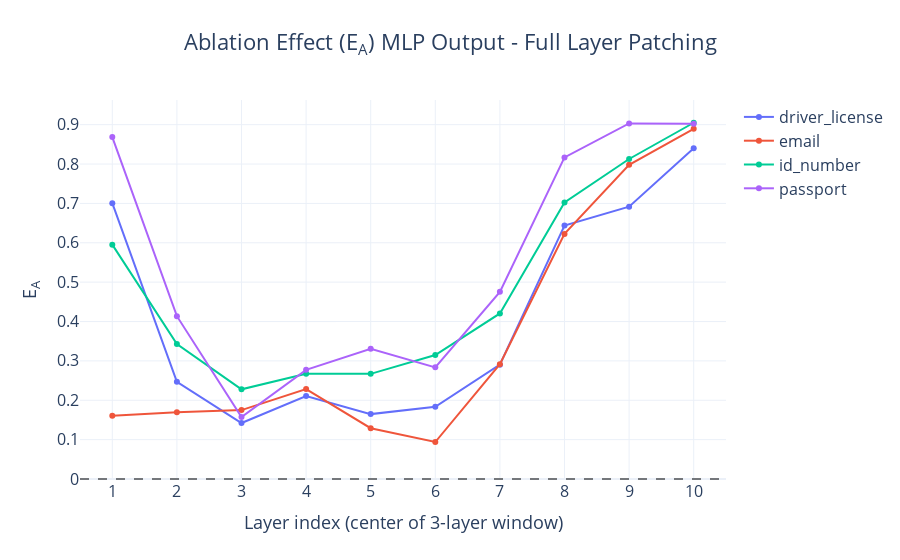
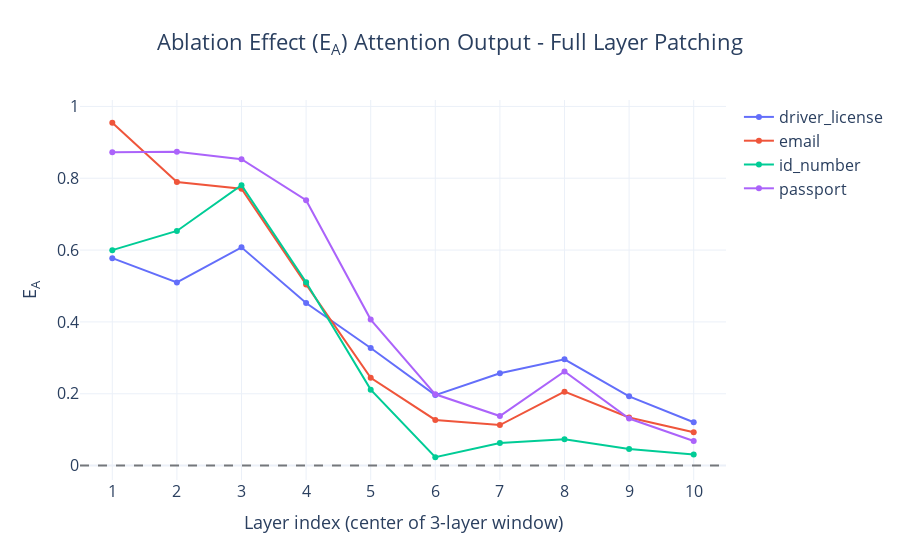

The cell these charts' notebook holds for them, in order:
### Markdown cell above
## Base to Memorized Activation Patching
Now control model is the memorized one, and target is the base

### Code cell
def get_layer_name(layer_name):
    if layer_name == "attn_out":
        return "Attention Output"
    elif layer_name == "mlp_out":
        return "MLP Output"
    else:
        return layer_name

RUN_ID_SWEEP = f"layer_sweep"
PATCH_DIRECTION_SWEEP = "base_to_memorized"
COMPONENTS =  ["mlp_out", "attn_out"] 

# now control model is the memorized one, and target is the base
tl_target_model, tl_control_model, tokenizer = load_pythia_models(
    MODEL_SIZE,
    BASE_MODEL_PATH,
    MEMORIZED_MODEL_PATH,
    DEVICE,
)

baseline_metrics = compute_baseline_metrics(tl_control_model, tl_target_model, tokenized_pii_data)
results = {}
layer_names = COMPONENTS
for pii_type, samples in tqdm(tokenized_pii_data.items(), desc="PII type", position=0):
    results[pii_type] = {}
    results[pii_type]["num_target_tokens"] = samples["num_target_tokens"]
    baseline_ctrl_logprob = baseline_metrics[pii_type]["mean_ctrl_logprob"]
    for layer_name in tqdm(layer_names, desc=f"{pii_type} layer name", position=1):
        results[pii_type][layer_name] = patch_layer_activations(
            tl_control_model,
            tl_target_model,
            layer_name,
            samples,
            baseline_metrics,
            WINDOW_SIZE
        )


n_layers = tl_control_model.cfg.n_layers
patched_layer_indices = np.arange(WINDOW_SIZE // 2, n_layers - WINDOW_SIZE // 2)  # centers of WINDOW_SIZE-layer windows



for layer_type in COMPONENTS:
    fig = go.Figure()
    for pii_type in results.keys():
        effects = results[pii_type][layer_type]
        fig.add_trace(
            go.Scatter(
                x=patched_layer_indices,
                y=effects[patched_layer_indices],
                mode="lines+markers",
                name=pii_type
            )
        )

    fig.add_hline(y=0, line_dash="dash", line_color="black", opacity=0.5)
    fig.update_xaxes(
        title_text=f"Layer index (center of {WINDOW_SIZE}-layer window)" if WINDOW_SIZE > 1 else "Layer index",
        tickmode="array",
        tickvals=patched_layer_indices,
        range=[patched_layer_indices[0] - 0.5, patched_layer_indices[-1] + 0.5],
    )
    fig.update_yaxes(title_text="E<sub>A<sub>")
    
    fig.update_layout(
        title=dict(
            text=f"Ablation Effect (E<sub>A</sub>) {get_layer_name(layer_type)} - Full Layer Patching\n",
            font=dict(size=TITLE_FONT_SIZE),
            x=0.5,
            xanchor="center",
        ),
        legend=dict(
            title=dict(font=dict(size=LEGEND_FONT_SIZE)),
            font=dict(size=LEGEND_FONT_SIZE),
        ),
        font=dict(size=BASE_FONT_SIZE),
        template="plotly_white",
    )       
    
    fig.update_xaxes(
        title_font=dict(size=BASE_FONT_SIZE),
        tickfont=dict(size=TICK_FONT_SIZE),
    )

    fig.update_yaxes(
        title_font=dict(size=BASE_FONT_SIZE),
        tickfont=dict(size=TICK_FONT_SIZE),
    )
    
    out_dir = OUTPUT_VIS_DIR / f"num_tg_tkns_{NUM_TARGET_TOKENS}" / f"w{WINDOW_SIZE}" / PATCH_DIRECTION_SWEEP / RUN_ID_SWEEP 
    os.makedirs(out_dir, exist_ok=True)

    stem = (
        f"{layer_type}_layer_sweep"
    )

    output_path = (out_dir / stem).with_suffix(".png")
    fig.write_image(output_path, scale=2)
    print(f"Saved figure to: {output_path}")

    fig.show()

### Figure 1 — Plotly figure (JSON) as saved in the notebook; plotly's stock layout.template omitted (floating-point values rounded to 4 significant figures)
{"data": [{"mode": "lines+markers", "name": "driver_license", "type": "scatter", "x": [1, 2, 3, 4, 5, 6, 7, 8, 9, 10], "y": [0.7006, 0.2468, 0.1422, 0.2108, 0.1648, 0.1833, 0.2905, 0.6436, 0.6917, 0.8402]}, {"mode": "lines+markers", "name": "email", "type": "scatter", "x": [1, 2, 3, 4, 5, 6, 7, 8, 9, 10], "y": [0.1609, 0.1696, 0.175, 0.2285, 0.129, 0.09393, 0.2915, 0.6226, 0.7981, 0.8894]}, {"mode": "lines+markers", "name": "id_number", "type": "scatter", "x": [1, 2, 3, 4, 5, 6, 7, 8, 9, 10], "y": [0.5953, 0.3428, 0.2278, 0.2671, 0.2671, 0.315, 0.4205, 0.7023, 0.8128, 0.9049]}, {"mode": "lines+markers", "name": "passport", "type": "scatter", "x": [1, 2, 3, 4, 5, 6, 7, 8, 9, 10], "y": [0.8685, 0.4136, 0.1576, 0.2773, 0.3309, 0.2836, 0.4754, 0.8168, 0.903, 0.9021]}], "layout": {"font": {"size": 18}, "legend": {"font": {"size": 16}, "title": {"font": {"size": 16}}}, "shapes": [{"line": {"color": "black", "dash": "dash"}, "opacity": 0.5, "type": "line", "x0": 0, "x1": 1, "xref": "x domain", "y0": 0, "y1": 0, "yref": "y"}], "title": {"font": {"size": 22}, "text": "Ablation Effect (E<sub>A</sub>) MLP Output - Full Layer Patching\n", "x": 0.5, "xanchor": "center"}, "xaxis": {"range": [0.5, 10.5], "tickfont": {"size": 16}, "tickmode": "array", "tickvals": [1, 2, 3, 4, 5, 6, 7, 8, 9, 10], "title": {"font": {"size": 18}, "text": "Layer index (center of 3-layer window)"}}, "yaxis": {"tickfont": {"size": 16}, "title": {"font": {"size": 18}, "text": "E<sub>A<sub>"}}}}

### Figure 2 — Plotly figure (JSON) as saved in the notebook; plotly's stock layout.template omitted (floating-point values rounded to 4 significant figures)
{"data": [{"mode": "lines+markers", "name": "driver_license", "type": "scatter", "x": [1, 2, 3, 4, 5, 6, 7, 8, 9, 10], "y": [0.5776, 0.51, 0.6076, 0.4527, 0.3274, 0.1962, 0.2572, 0.2959, 0.1929, 0.1205]}, {"mode": "lines+markers", "name": "email", "type": "scatter", "x": [1, 2, 3, 4, 5, 6, 7, 8, 9, 10], "y": [0.9545, 0.7894, 0.7706, 0.5045, 0.2443, 0.1271, 0.1129, 0.2058, 0.1339, 0.09307]}, {"mode": "lines+markers", "name": "id_number", "type": "scatter", "x": [1, 2, 3, 4, 5, 6, 7, 8, 9, 10], "y": [0.5998, 0.6533, 0.7806, 0.5103, 0.2115, 0.02323, 0.06308, 0.07324, 0.04639, 0.03114]}, {"mode": "lines+markers", "name": "passport", "type": "scatter", "x": [1, 2, 3, 4, 5, 6, 7, 8, 9, 10], "y": [0.8724, 0.8737, 0.8531, 0.7387, 0.4065, 0.1985, 0.138, 0.2618, 0.131, 0.06862]}], "layout": {"font": {"size": 18}, "legend": {"font": {"size": 16}, "title": {"font": {"size": 16}}}, "shapes": [{"line": {"color": "black", "dash": "dash"}, "opacity": 0.5, "type": "line", "x0": 0, "x1": 1, "xref": "x domain", "y0": 0, "y1": 0, "yref": "y"}], "title": {"font": {"size": 22}, "text": "Ablation Effect (E<sub>A</sub>) Attention Output - Full Layer Patching\n", "x": 0.5, "xanchor": "center"}, "xaxis": {"range": [0.5, 10.5], "tickfont": {"size": 16}, "tickmode": "array", "tickvals": [1, 2, 3, 4, 5, 6, 7, 8, 9, 10], "title": {"font": {"size": 18}, "text": "Layer index (center of 3-layer window)"}}, "yaxis": {"tickfont": {"size": 16}, "title": {"font": {"size": 18}, "text": "E<sub>A<sub>"}}}}
